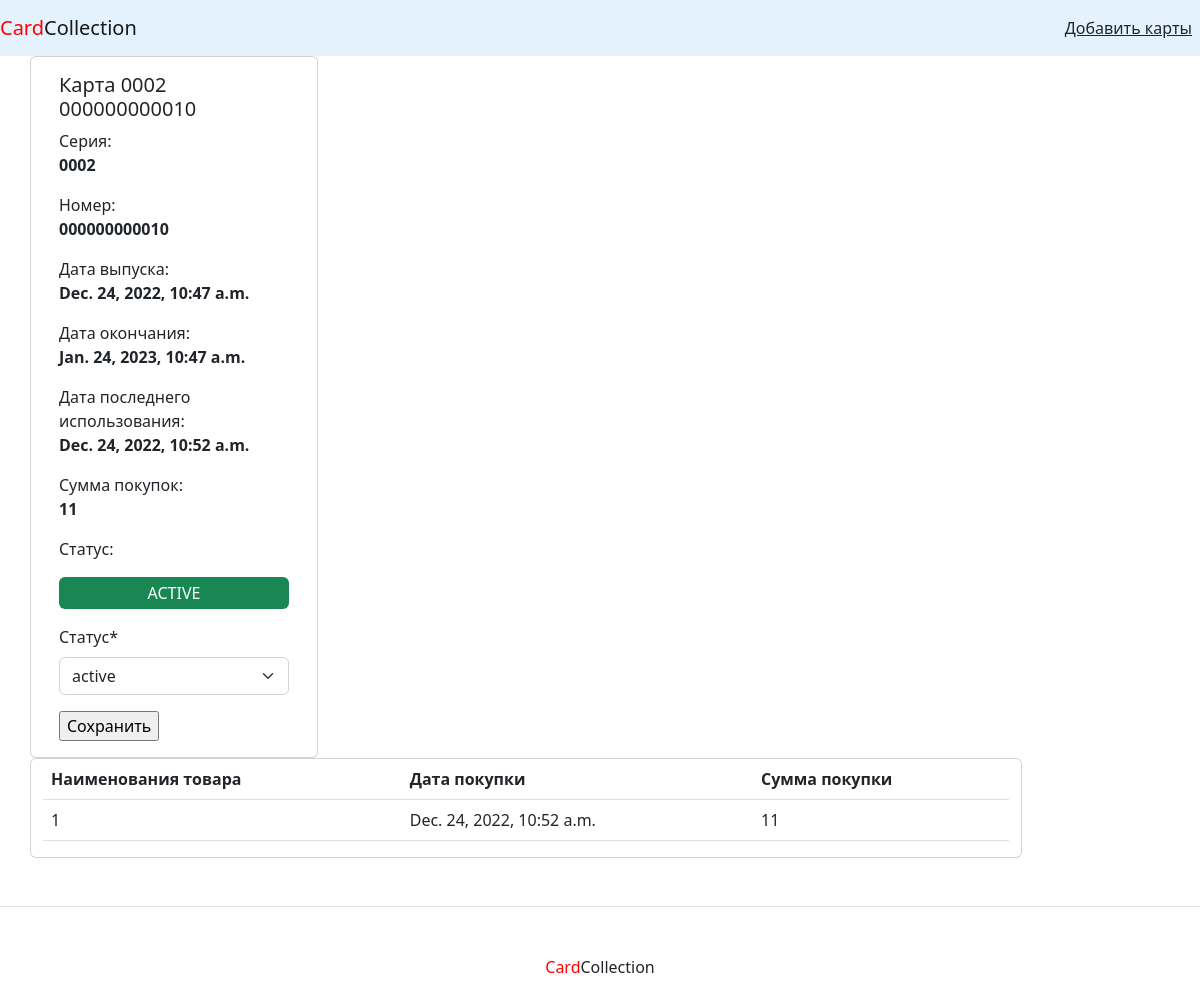
The app's page /view/0002/000000000010 with its own data.
### bonuscards/models.py (models this page shows, shortened)
class BonusCard(models.Model):
    card_series = models.CharField(max_length=4, validators=[validate_numbers],
                                   verbose_name='Серия карты')
    card_number = models.CharField(max_length=12, validators=[validate_numbers],
                                   verbose_name='Номер карты')
    release_date = models.DateTimeField(auto_now_add=True, verbose_name='Дата выпуска', )
    expire_date = models.DateTimeField(auto_now_add=False, verbose_name='Дата окончания', )
    last_active_date = models.DateTimeField(auto_now_add=False, verbose_name='Дата последнего использования', blank=True, null=True,
                                            default=None)
    total_purchases = models.PositiveIntegerField(default=0)
    status = models.CharField(max_length=100, choices=CARD_STATUS, default="NOT ACTIVE", verbose_name='Статус')
    class Meta:
        verbose_name = 'Bonus_Card'
        ordering = ('-release_date',)
        unique_together = ('card_series', 'card_number')

class Purchase(models.Model):
    card = models.ForeignKey(BonusCard, related_name='bonuscard', on_delete=models.CASCADE, verbose_name='Карта')
    item = models.CharField(max_length=200, verbose_name='Описание товара')
    total_price = models.IntegerField(verbose_name='Цена покупки')
    date = models.DateTimeField(auto_now_add=True, verbose_name='Дата покупки',)

### bonuscards/views.py (the view, shortened to what this page needs)
# urls.py: path('view/<card_series>/<card_number>', views.CardUpdateView.as_view(), name='card_detail'),
class CardUpdateView(UpdateView):
    model = BonusCard
    fields = ['status']
    template_name = 'single_card_view_and_change_status.html'
    context_object_name = 'bonuscard'
    def get_object(self, queryset=None):
        obj = self.model.objects.get(card_series=self.kwargs['card_series'], card_number=self.kwargs['card_number'])
        return obj
    def get_context_data(self, **kwargs):
        context = super().get_context_data(**kwargs)
        context['card_purchase'] = Purchase.objects.filter(card=context['bonuscard'])
        return context

### templates/single_card_view_and_change_status.html (shortened to what this page needs)
{% extends "base.html" %}
{% load crispy_forms_tags %}
{% load crispy_forms_filters %}
{% block content %}
    <div class="row">
    <div class="card" style="width: 18rem;">
        <div class="card-body">
            <h5 class="card-title"> Карта {{ bonuscard.card_series }} {{ bonuscard.card_number }}</h5>
            <p class="card-text">Серия:<br> <b>{{ bonuscard.card_series }}</b></p>
            <p class="card-text">Номер:<br> <b>{{ bonuscard.card_number }}</b></p>
            <p class="card-text">Дата выпуска:<br> <b>{{ bonuscard.release_date }}</b></p>
            <p class="card-text">Дата окончания:<br> <b>{{ bonuscard.expire_date }}</b></p>
            <p class="card-text">Дата последнего использования:<br> <b>{{ bonuscard.last_active_date }}</b></p>
            <p class="card-text">Сумма покупок:<br> <b>{{ bonuscard.total_purchases }}</b></p>
            <p class="card-text">Статус:<br> {% if bonuscard.status == "NOT ACTIVE" %}
                <div class="p-1 mb-1 bg-secondary text-white rounded text-center">
                    {{ bonuscard.status }}
                </div>
            {% elif bonuscard.status == "ACTIVE" %}
                <div class="p-1 mb-1 bg-success text-white rounded text-center">
                    {{ bonuscard.status }}
                </div>
            {% else %}
                <div class="p-1 mb-1 bg-danger text-white rounded text-center">
                    {{ bonuscard.status }}
                </div>
            {% endif %}
            </p>
            <form method="post" id="status" class="form-group">
                {{ form| crispy }}
                <input type="submit" value="Сохранить">
            </form>
        </div>
    </div>
    <div class="card" style="width: 62rem;">
    <table class="table">
        <thead>
        <tr>
            <th scope="col">Наименования товара</th>
            <th scope="col">Дата покупки</th>
            <th scope="col">Сумма покупки</th>
        </tr>
        </thead>
        <tr>
            {% for item in card_purchase %}
                <td>{{ item.item }}</td>
                <td>{{ item.date }}</td>
                <td>{{ item.total_price }}</td>
            {% endfor %}
        </tr>
    </table>
    </div>
    </div>
{% endblock %}

### templates/base.html (shortened to what this page needs)
<!doctype html>
<html>
    <head>
        {% load static %}
        <link href="https://cdn.jsdelivr.net/npm/bootstrap@5.2.3/dist/css/bootstrap.min.css" rel="stylesheet">
    </head>
    <body>
        {% include 'nav.html' %}
        <main>
            <div class="container">
                {% block content %}{% endblock content %}
            </div>
        </main>
        {% include 'footer.html' %}
    </body>
</html>

### templates/nav.html
<nav class="navbar navbar-light" style="background-color: #e3f2fd;">
    <a class="navbar-brand" href="/"><span style="color:red">Card</span>Collection</a>
    <nav class="my-2 my-md-0 mr-md-3">
        <a class="p-2 text-dark" href="{% url 'create_mult_cards' %}">Добавить карты</a>
    </nav>
</nav>

### templates/footer.html
<footer class="pt-4 my-md-5 pt-md-5 border-top">
    <p class="m-0 text-dark text-center "> <span style="color:red">Card</span>Collection </p>
</footer>

### records on screen
BonusCard: card_series "0002", card_number "000000000010", release_date "Dec. 24, 2022, 10:47 a.m.", expire_date "Jan. 24, 2023, 10:47 a.m.", last_active_date "Dec. 24, 2022, 10:52 a.m.", total_purchases "11", status "ACTIVE", status "active"
Purchase: item "1", date "Dec. 24, 2022, 10:52 a.m.", total_price "11"
